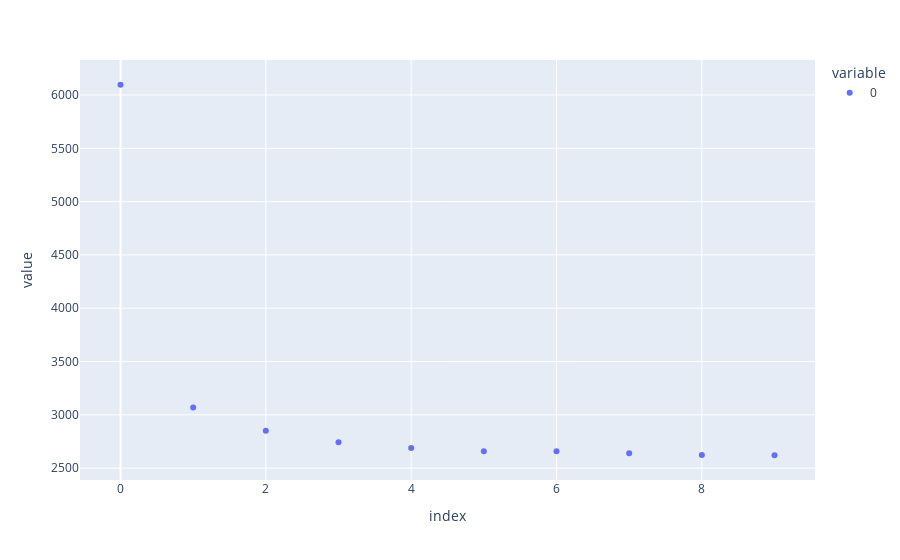

Write notebook code for a chart like this one.
### Code cell
import plotly.express as px
px.scatter(losses)

### Figure 1 — Plotly figure (JSON) as saved in the notebook; plotly's stock layout.template omitted (floating-point values rounded to 4 significant figures)
{"data": [{"hovertemplate": "variable=0<br>index=%{x}<br>value=%{y}<extra></extra>", "legendgroup": "0", "marker": {"color": "#636efa", "symbol": "circle"}, "mode": "markers", "name": "0", "orientation": "v", "showlegend": true, "type": "scatter", "x": [0, 1, 2, 3, 4, 5, 6, 7, 8, 9], "xaxis": "x", "y": [6096.0, 3069.0, 2850.0, 2743.0, 2688.0, 2658.0, 2659.0, 2641.0, 2623.0, 2621.0], "yaxis": "y"}], "layout": {"legend": {"title": {"text": "variable"}, "tracegroupgap": 0}, "margin": {"t": 60}, "xaxis": {"anchor": "y", "domain": [0, 1], "title": {"text": "index"}}, "yaxis": {"anchor": "x", "domain": [0, 1], "title": {"text": "value"}}}}
